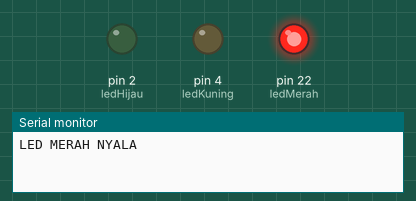
Simulated run of this sketch. Board: Arduino Mega 2560, built with avr-gcc and run on an emulated ATmega2560. Shown: output pins drawn as LEDs (lit = HIGH), the last lines printed to the serial monitor.

Above: at 2.0 s.
At 5.5 s:
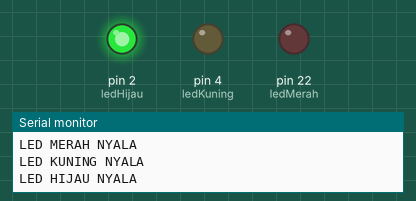
At 6.5 s:
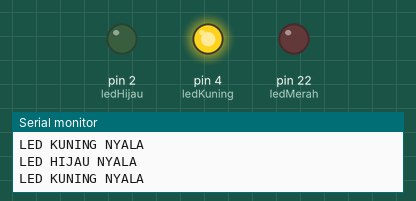
Timing chart, 0 to 9.1 s (numbered marks = the images above):
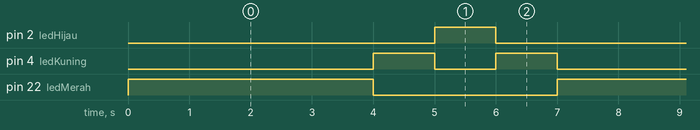

Measured:
- by itself, pin 2 (ledHijau): alternates HIGH for 1.0 s and LOW for 6.0 s
- by itself, pin 4 (ledKuning): repeats every 7.0 s: LOW 1.0 s, HIGH 1.0 s, LOW 4.0 s, HIGH 1.0 s
- by itself, pin 22 (ledMerah): alternates HIGH for 4.0 s and LOW for 3.0 s

The sketch:

led-control-wokwi.ino
```cpp
const int ledMerah = 22; //Variabel Inisialisasi Pin
const int ledKuning = 4; //Variabel Inisialisasi Pin
const int ledHijau = 2; //Variabel Inisialisasi Pin

void setup() {
  pinMode(ledMerah, OUTPUT); //Iniasliasi Pin Sebagai Output
  pinMode(ledKuning, OUTPUT); //Iniasliasi Pin Sebagai Output
  pinMode(ledHijau, OUTPUT); //Iniasliasi Pin Sebagai Output
  Serial.begin(9600); //Output didalam software Serial Monitor
}

void loop() {
  //Kondisi Lampu Merah Nyala
  digitalWrite(ledMerah, HIGH); //Logika LED Merah Hidup
  digitalWrite(ledKuning, LOW); //Logika LED Kuning Mati
  digitalWrite(ledHijau, LOW); //Logika LED Hijau Mati
  Serial.println("LED MERAH NYALA"); //Memunculkan Data String dalam Serial Monitor
  delay(4000); //Delay sebelum menjalankan fungsi selanjutnya

  //Kondisi Lampu Kuning Nyala
  digitalWrite(ledMerah, LOW); //Logika LED Merah Mati
  digitalWrite(ledKuning, HIGH); //Logika LED Kuning Hidup
  digitalWrite(ledHijau, LOW); //Logika LED Hijau Mati
  Serial.println("LED KUNING NYALA"); //Memunculkan Data String dalam Serial Monitor
  delay(1000); //Delay sebelum menjalankan fungsi selanjutnya

  //Kondisi Lampu Hijau Nyala
  digitalWrite(ledMerah, LOW); //Logika LED Merah Mati
  digitalWrite(ledKuning, LOW); //Logika LED Kuning Mati
  digitalWrite(ledHijau, HIGH); //Logika LED Hijau Hidup
  Serial.println("LED HIJAU NYALA"); //Memunculkan Data String dalam Serial Monitor
  delay(1000); //Delay sebelum menjalankan fungsi selanjutnya

  //Kondisi Lampu Kuning Nyala yang kedua
  digitalWrite(ledMerah, LOW); //Logika LED Merah Mati
  digitalWrite(ledKuning, HIGH); //Logika LED Kuning Hidup
  digitalWrite(ledHijau, LOW); //Logika LED Hijau Mati
  Serial.println("LED KUNING NYALA"); //Memunculkan Data String dalam Serial Monitor
  delay(1000); //Delay sebelum menjalankan fungsi selanjutnya
}
```
